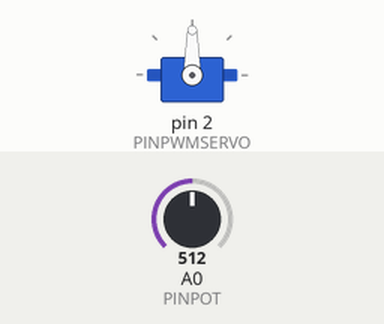
Recording of a sketch running on a simulated Arduino Uno, built with avr-gcc and run on an emulated ATmega328P. On the bench: servo. The test bench sets the inputs (shaded band); at power-on: A0 (PINPOT) = 512.

Above: at 1.2 s.
1.3 s: A0 (PINPOT) set to 610
At 1.8 s:
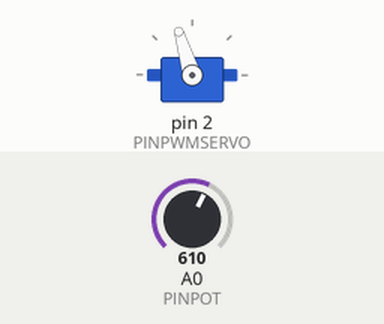
2.8 s: A0 (PINPOT) set to 716
At 4.0 s:
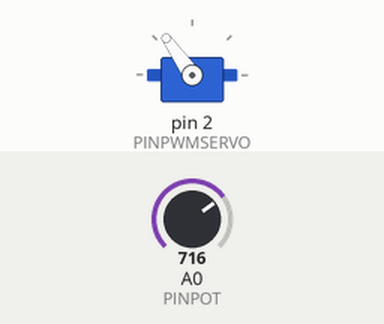
4.3 s: A0 (PINPOT) set to 900
At 5.3 s:
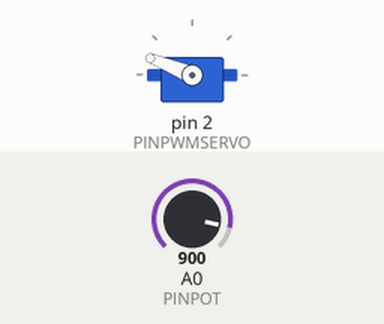
5.8 s: A0 (PINPOT) set to 1023
At 6.4 s:
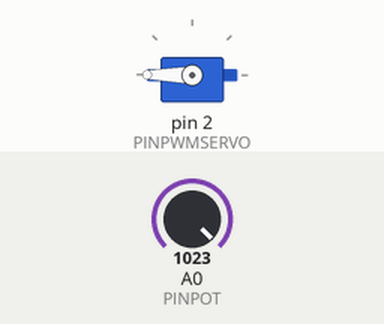
7.3 s: A0 (PINPOT) set to 306
At 8.7 s:
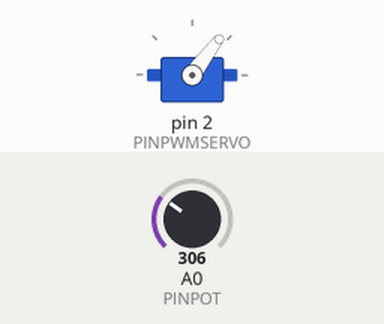
Timing chart, 0 to 9.8 s (numbered marks = the images above; inputs shaded):
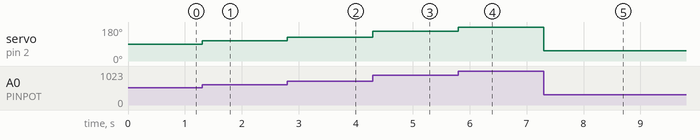

Measured:
- after the input at 1.3 s, servo on pin 2 (PINPWMSERVO): 90° → 107° at once
- after the input at 2.8 s, servo on pin 2 (PINPWMSERVO): 107° → 125° at once
- after the input at 4.3 s, servo on pin 2 (PINPWMSERVO): 125° → 158° at once
- after the input at 5.8 s, servo on pin 2 (PINPWMSERVO): 158° → 180° at once
- after the input at 7.3 s, servo on pin 2 (PINPWMSERVO): 180° → 53° at once

The sketch:

29_3_Servomotor_Control_Potenciometro.ino
```cpp
/*29.3.-Control de movimiento de un servomotor por medio de un potenciómetro, editando además el
duty cycle mínimo y máximo que se alcanza en los motores.
Servomotor SG90 que se alimenta con 4.8 a 6 V, cuenta con un pequeño torque de 1.2 [kg.cm]
cuando se alimenta con 4.8 V y 1.8 [kg.cm] cuando se alimenta con 6 V, su posición es controlada
por una señal PWM (Pulse Width Module) con una frecuencia de 50 Hz (20 [ms]).
------------------------------------------------------------------------------------------------
Servomotor MG995 que se alimenta con 4.8 a 7.5 V, cuenta con un torque medio de 8.5 [kg.cm] cuando
se alimenta con 4.8 V y 10 [kg.cm] cuando se alimenta con 7.5 V, su posición es controlada por una
señal PWM (Pulse Width Module) con una frecuencia de 50 Hz (20 [ms]).*/
//IMPORTACIÓN DE LIBRERÍAS
#include <Servo.h> //Librería de control de servomotores.

//DECLARACIÓN DE VARIABLES Y/O CONSTANTES
/*Objeto de la clase Servo, este no recibe ningún parámetro, solamente sirve para poder usar los
métodos de la librería.*/
Servo servomotor;
int PINPWMSERVO = 2;     //Pin 2 = Cable de señal PWM conectada al PIN2 digital del Arduino.
/*Cuando el valor alto del duty cycle en la señal PWM dura 1000 µs = 1 ms, la posición del motor
está en 0°. Esta es la teoría, pero si el motor no da el giro completo o suena un clic cuando lo
hace, se puede mover este valor para encontrar el óptimo, además al editar esto se puede cambiar
aunque sea un poco el alcance de giro de los motores.*/
int DUTYCYCLEMIN = 600;  //High Duty Cycle Mínimo ≈ 1000 µs = 1 ms
/*Cuando el valor alto del duty cycle en la señal PWM dura 2000 µs = 2 ms, la posición del motor
está en 180°. Esta es la teoría, pero si el motor no da el giro completo o suena un clic cuando lo
hace, se puede mover este valor para encontrar el óptimo, además al editar esto se puede cambiar
aunque sea un poco el alcance de giro de los motores.*/
int DUTYCYCLEMAX = 2500; //High Duty Cycle Máximo ≈ 2000 µs = 2 ms
//VALORES ÓPTIMOS DE DUTY CYCLE:
//Servomotor SG90 (El chiquito azul); DUTYCYCLEMIN = 600; DUTYCYCLEMAX = 2500; Giro de 0 a 180°.
//Servomotor MG995 (El grande negro); DUTYCYCLEMIN = 650; DUTYCYCLEMAX = 2500; Giro de 0 a 160°.
/*El motor utiliza corriente cuando se mueve, aumenta mucho la corriente que consume cuando se
mueve rápido y consume muy poca cuando mantiene su posición, hay que tomar mucho en cuenta esto
cuando se prueba el motor, ya que, si se usa un valor bajo en el delay, la corriente que demanda el
servomotor puede dañar el puerto serial de la computadora.
--------------------------------------------------------------------------------------------------
Servomotor SG90 (El chiquito azul): Si el delay de la velocidad baja de ser 350 milisegundos, el
servomotor no es que demande más corriente y el puerto serial comienza a fallar, sino que no le da
tiempo de llegar al otro punto de la secuencia, más que nada si queremos que vaya de 0 a 180°, si
es un gir que vaya a una posición menor, tal vez si se podría, pero al transcurrir mucho tiempo
este se comenzará a calentar.
--------------------------------------------------------------------------------------------------
Servomotor MG995 (El grande negro): Si el delay de la velocidad baja de ser 860 milisegundos, el
servomotor demanda mucha corriente si se conecta directamente y el puerto serial comienza a fallar.*/
int velocidadMotor = 900;
int PINPOT = A0;         //Pin A0 = Cable de la terminal central del pot (patita de en medio).

//CONFIGURACIÓN DE LOS PINES Y LA COMUNICACIÓN SERIAL
void setup() {
  /*servomotor.attach(): Método que sirve para inicializar el objeto del servomotor:
    - El primer parámetro indica el Pin del Arduino al que se conectó el cable de la señal PWM.
    - El segundo parámetro indica la duración mínima en µs de la señal PWM y el tercero la máxima.*/
  servomotor.attach(PINPWMSERVO, DUTYCYCLEMIN, DUTYCYCLEMAX);
}

//EJECUCIÓN DEL PROGRAMA EN UN BUCLE INFINITO
void loop() {
  /*analogRead(): Método que lee un valor analógico por medio del ADC del Arduino que consta de 10
  bits, por lo que convertirá los valores de tensión de 0 a 5V que reciba a un equivalente de 0 a
  2^10 - 1 = 1023.*/
  int LECTURAPOT = analogRead(PINPOT);
  /*map(): Método que realiza una regla de 3, convirtiendo un número de un rango a otro que sea
  equivalente al primero, en sus parámetros recibe lo siguiente:
    - Primer parámetro: Recibe la variable de donde proviene el número a convertir.
    - Segundo parámetro: Recibe el valor mínimo del primer rango de valores.
    - Tercer parámetro: Recibe el valor máximo del primer rango de valores.
    - Cuarto parámetro: Recibe el valor mínimo del segundo rango de valores, al que queremos llegar.
    - Quinto parámetro: Recibe el valor máximo del segundo rango de valores, al que queremos llegar.
  De esta manera se convierten los valores de de 0 a 1023 entregados por el método analogRead() a
  valores de ángulos de rotación de 0 a 180° que comprenda el servomotor.*/
  int ANGULO = map(LECTURAPOT, 0, 1023, 0, 180);
  /*Servo.write(0): Método usado para controlar la posición del eje perteneciente a un servomotor.
  Recibe como argumento un valor numérico que representa el ángulo de giro deseado.*/
  servomotor.write(ANGULO);
}
```
